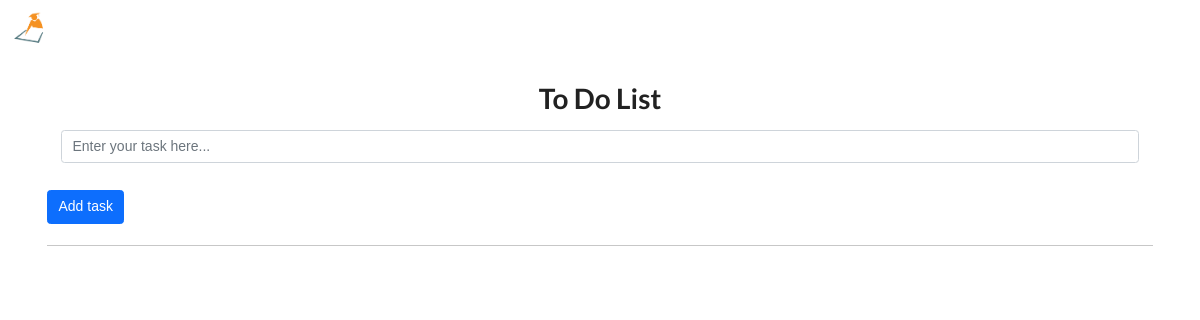
Before: /todolist with the older database file.
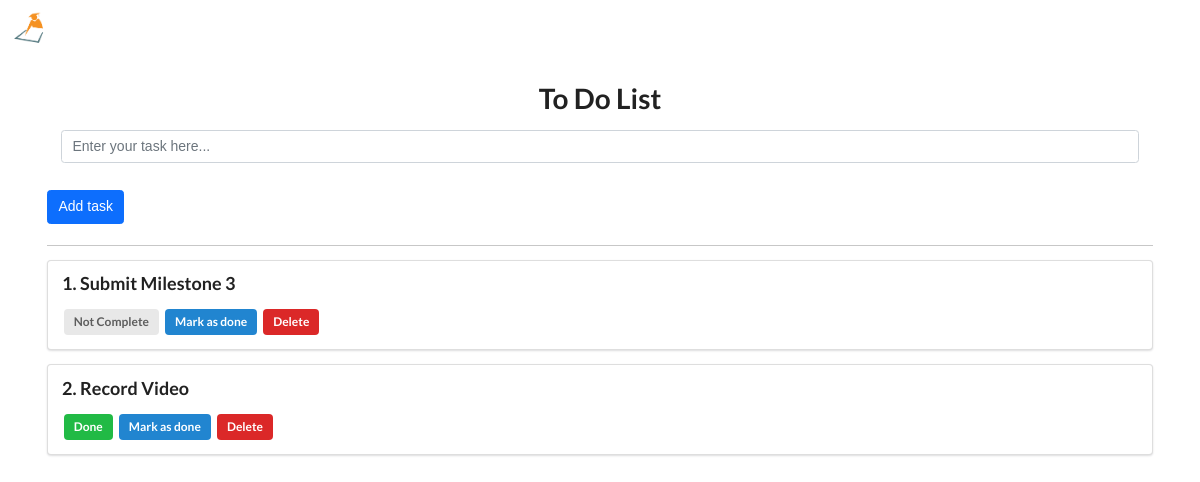
After: the same page with the newer database file.
### myapp/models.py (models this page shows)
class Todo(db.Model):
    id = db.Column(db.Integer, primary_key=True)
    title = db.Column(db.String(100))
    complete = db.Column(db.Boolean)

### myapp/routes.py (the view)
@myapp_obj.route("/todolist")
def todoList():
    todo_list = Todo.query.all()
    return render_template("todolist.html", todo_list=todo_list)

### myapp/templates/todolist.html (shortened to what this page needs)
{% extends 'base.html' %} {% block content %}
<link rel="stylesheet" href="https://cdn.jsdelivr.net/npm/semantic-ui@2.4.2/dist/semantic.min.css">
<div style="margin-top: 25px;" class="ui container">
    <h1 class="ui center aligned header">To Do List</h1>
    <form class="form-inline" action="/add" method="post">
        <div class="form-group mx-sm-3 mb-2 field">
            <input class="form-control" type="text" name="title" placeholder="Enter your task here..."><br>
        </div>
        <button class="btn btn-primary mb-2" type="submit">Add task</button>
    </form>
    <hr> {% for todo in todo_list %}
    <div class="ui segment">
        <p class="ui big header">{{todo.id }}. {{ todo.title }}</p>
        {% if todo.complete == False %}
        <span class="ui gray label">Not Complete</span> {% else %}
        <span class="ui green label">Done</span> {% endif %}
        <a class="ui blue label" href="/update/{{ todo.id }}">Mark as done</a>
        <a class="ui red label" href="/delete/{{ todo.id }}">Delete</a>
    </div>
    {% endfor %}
</div>
{% endblock %}

### myapp/templates/base.html (shortened to what this page needs)
<!DOCTYPE html>
<html lang="en">
<head>
    <link href="https://cdn.jsdelivr.net/npm/bootstrap@5.1.3/dist/css/bootstrap.min.css" rel="stylesheet"
>
    <link rel="stylesheet" href="../static/css/style.css">
</head>
<body>
    <nav class="navbar navbar-expand-lg">
        <div class="container-fluid">
            <a class="navbar-brand" href="/">
                <img class="brand_logo" onclick="location.href='/';" src="../static/img/logo.png" alt="">
            </a>
        </div>
    </nav>
    {% block content %}
    {% endblock %}
</body>
</html>

### myapp/static/css/style.css (style rules this page uses)
.brand_logo { width: 40px; cursor: pointer; }

Changed rows visible on the page:
added Todo: id "1", title "Submit Milestone 3", complete "Not Complete"
added Todo: id "2", title "Record Video", complete "Done"
